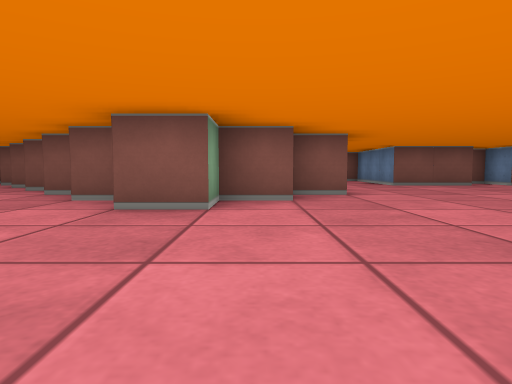
View 1 (above)

18 first-person views from a walk through a cub3D level. The camera is about half as high as the walls, tilts 4° down and sees 75° across. The floor is counted in squares. Each view is taken from the middle of a square. On the plan, view 1 faces up. The plan holds only what a view shows up to about 9 squares ahead; the rest is blank. The place goes on beyond the plan.

View 2
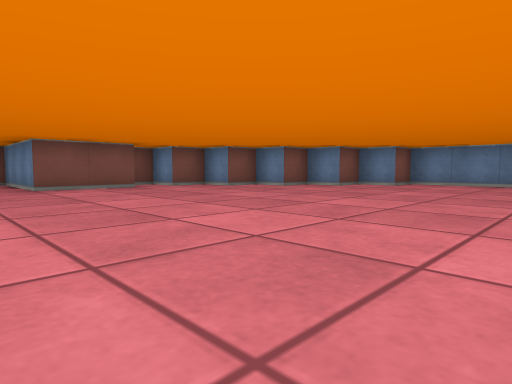

View 3
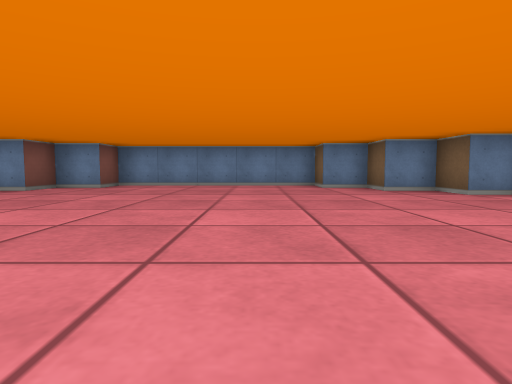

View 4
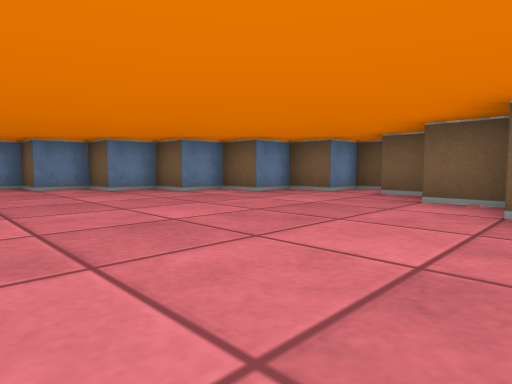

View 5
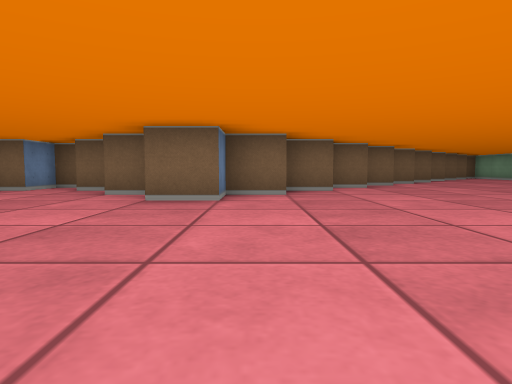

View 6
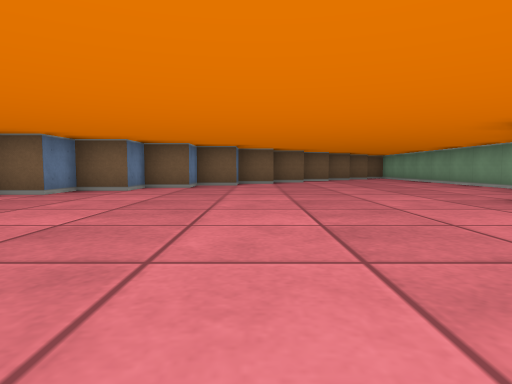

View 7
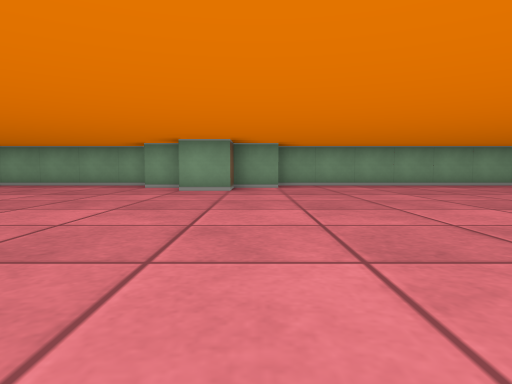

View 8
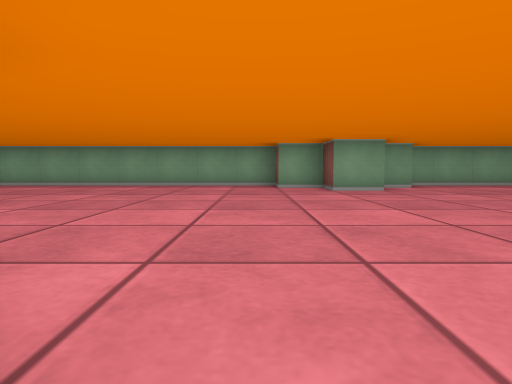

View 9
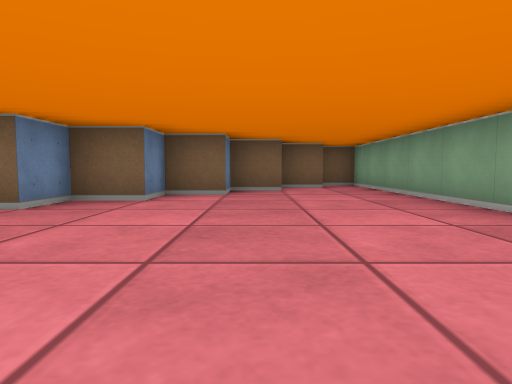

View 10
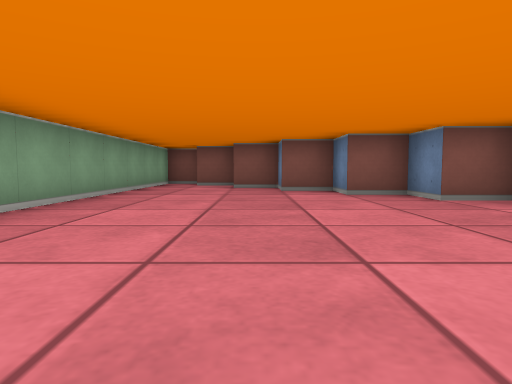

View 11
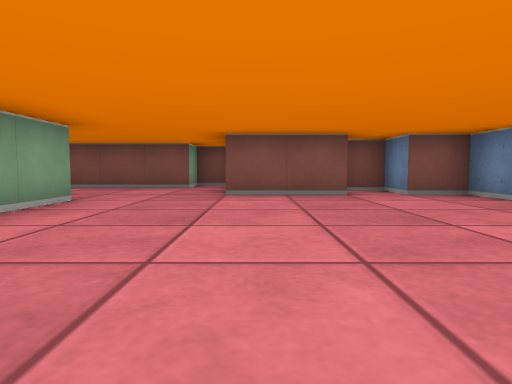

View 12
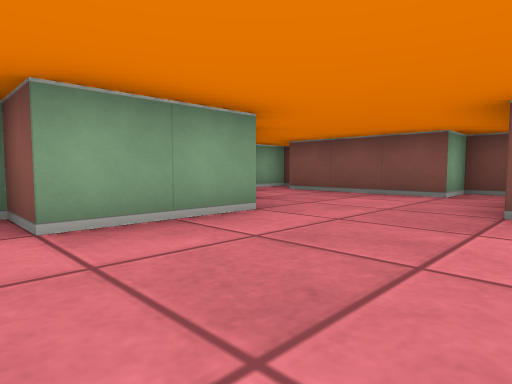

View 13
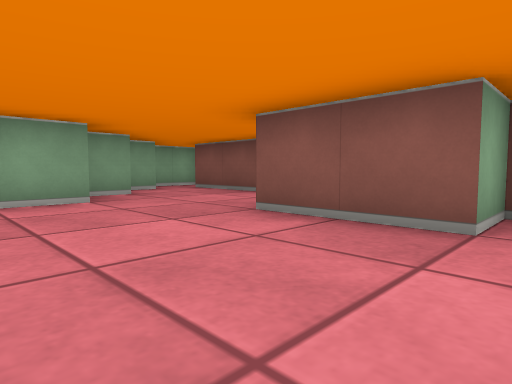

View 14
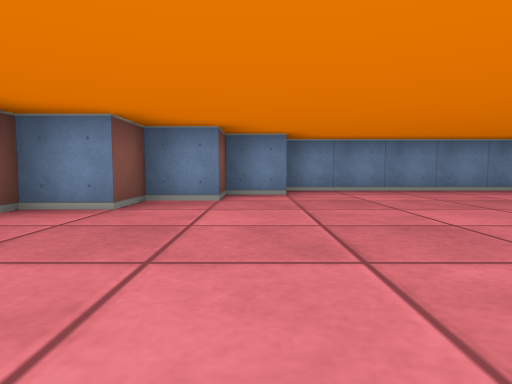

View 15
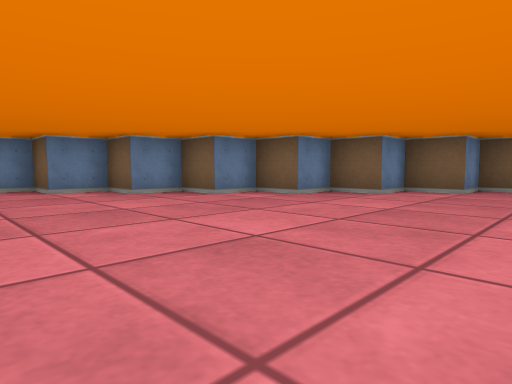

View 16
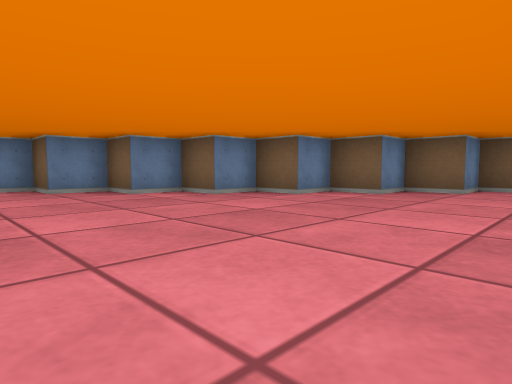

View 17
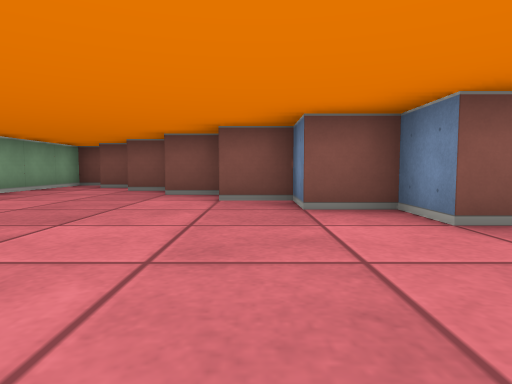

View 18
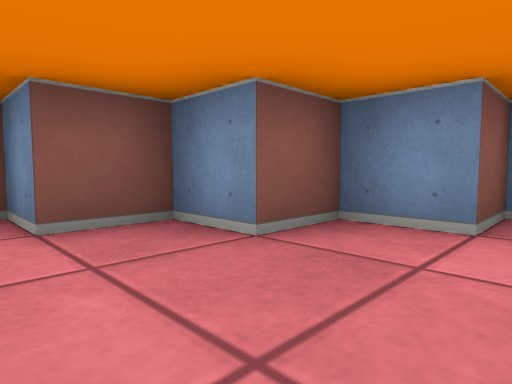

### Floor plan
Points are (right, up) in squares from view 1. A wall is a line through its corners. A room is listed if a view was taken in it or the views show most of it. See-through windows are left out.
Room 1 (views 1, 2, 3, 4, 5, 6, 7, 8, 9, 10, 11, 12, 13, 14, 15, 16, 17, 18)
walls: (0.6, 4.5) (-0.5, 4.5) (-0.5, 3.5) (-1.5, 3.5) (-1.5, 4.5) (-2.5, 4.5) (-2.5, 5.5) (-3.5, 5.5) (-3.5, 6.5) (-4.5, 6.5) (-4.5, 7.5) (-5.5, 7.5) (-5.5, 8.5) (-6.5, 8.5); (3.6, -3.5) (4.5, -3.5); (1.5, 7.6) (1.5, 5.5) (0.5, 5.5); (4.8, -4.5) (5.5, -4.5); (0.5, 8.6) (0.5, 7.8); (-6.5, -0.4) (-6.5, -1.5) (-5.5, -1.5) (-5.5, -2.5) (-6.5, -2.5) (-6.5, -3.5) (-7.5, -3.5) (-7.5, -12.5) (-6.6, -12.5); (5.9, -5.5) (6.5, -5.5) (6.5, -4.5) (7.5, -4.5) (7.5, -3.5) (8.5, -3.5) (8.5, -2.5) (9.5, -2.5) (9.5, -1.5) (10.5, -1.5) (10.5, -0.5) (11.5, -0.5) (11.5, 4.5) (10.5, 4.5) (10.5, 5.5) (9.5, 5.5) (9.5, 6.5) (8.5, 6.5) (8.5, 7.5) (7.5, 7.5) (7.5, 8.5) (6.5, 8.5) (6.5, 9.5) (5.5, 9.5) (5.5, 8.5) (3.5, 8.5) (3.5, 11.5) (2.5, 11.5) (2.5, 10.5) (-0.5, 10.5); (-0.5, 9.5) (-0.5, 8.9); (-1.5, 11.5) (-1.5, 10); (-6.9, 9.5) (-7.5, 9.5) (-7.5, -0.5); (-6.5, -11.5) (-5.5, -11.5) (-5.5, -10.5) (-4.5, -10.5) (-4.5, -9.5) (-3.5, -9.5) (-3.5, -8.5) (-2.5, -8.5) (-2.5, -7.5) (-1.5, -7.5) (-1.5, -6.5) (-0.5, -6.5) (-0.5, -5.5) (0.5, -5.5) (0.5, -4.5) (1.5, -4.5) (1.5, -3.5) (2.5, -3.5) (2.5, -2.5) (3.5, -2.5)

Where each view was taken, in squares from view 1:
view 1: 0 up, 0 right, facing up
view 2: 1 up, 2 right, facing up-right
view 3: 1 up, 3 right, facing right
view 4: 1 up, 3 right, facing down-right
view 5: 2 up, 2 right, facing down
view 6: 2 up, 2 left, facing down
view 7: 1 down, 1 right, facing left
view 8: 4 down, 1 right, facing left
view 9: 4 down, 5 left, facing down
view 10: 0 up, 5 left, facing up
view 11: 3 up, 4 right, facing up
view 12: 5 up, 4 right, facing up-left
view 13: 6 up, 6 right, facing up-left
view 14: 5 up, 5 right, facing right
view 15: 3 down, 6 left, facing down-right
view 16: 4 down, 7 left, facing down-right
view 17: 1 up, 3 left, facing up
view 18: 5 up, 6 left, facing up-right
